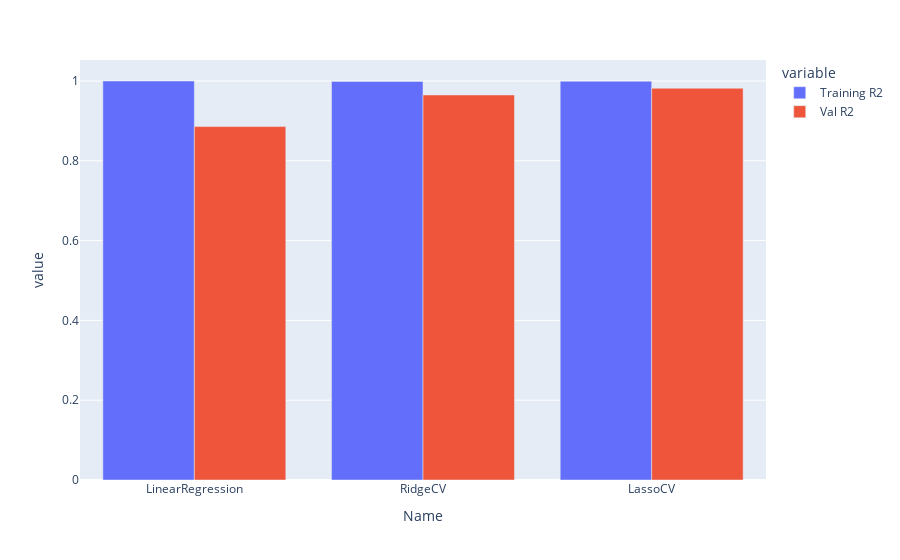
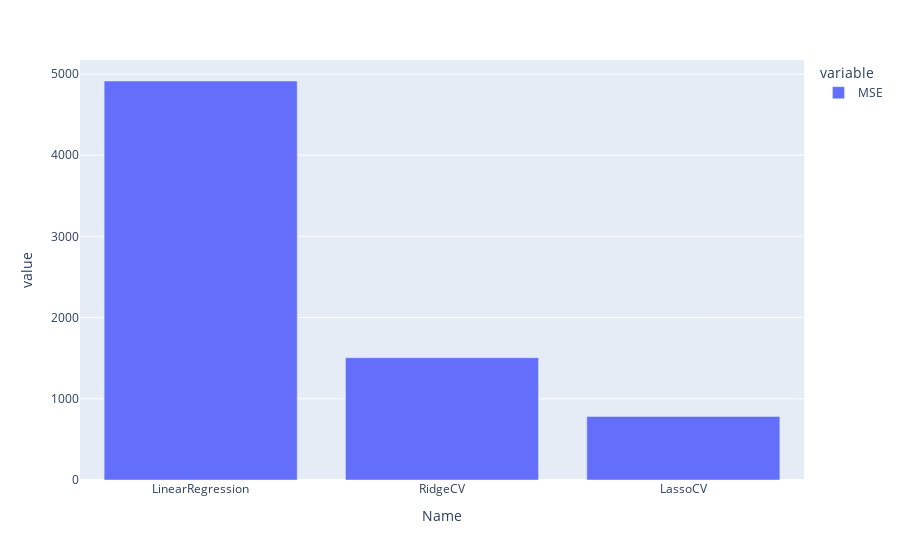

Notebook code cell kept with these figures, in order:
### Code cell
import plotly.express as px
print(finaldf.columns)

df=df_unpivot[df_unpivot.Set=='48 Samples, 30 Features']
df=df[df['variable'] != 'MSE']
display(df)
import plotly.graph_objects as go
fig = px.bar(df, x="Name", y='value',
             color='variable', barmode='group',
)
fig.show()
df=df_unpivot[df_unpivot.Set=='48 Samples, 30 Features']
df=df[df['variable'] == 'MSE']
display(df)
import plotly.graph_objects as go
fig = px.bar(df, x="Name", y='value',
             color='variable', barmode='group',
)
fig.show()

### Figure 1 — Plotly figure (JSON) as saved in the notebook; plotly's stock layout.template omitted (floating-point values rounded to 4 significant figures)
{"data": [{"alignmentgroup": "True", "hovertemplate": "variable=Training R2<br>Name=%{x}<br>value=%{y}<extra></extra>", "legendgroup": "Training R2", "marker": {"color": "#636efa", "pattern": {"shape": ""}}, "name": "Training R2", "offsetgroup": "Training R2", "orientation": "v", "showlegend": true, "textposition": "auto", "type": "bar", "x": ["LinearRegression", "RidgeCV", "LassoCV"], "xaxis": "x", "y": [0.9999, 0.9989, 0.9993], "yaxis": "y"}, {"alignmentgroup": "True", "hovertemplate": "variable=Val R2<br>Name=%{x}<br>value=%{y}<extra></extra>", "legendgroup": "Val R2", "marker": {"color": "#EF553B", "pattern": {"shape": ""}}, "name": "Val R2", "offsetgroup": "Val R2", "orientation": "v", "showlegend": true, "textposition": "auto", "type": "bar", "x": ["LinearRegression", "RidgeCV", "LassoCV"], "xaxis": "x", "y": [0.8857, 0.965, 0.9818], "yaxis": "y"}], "layout": {"barmode": "group", "legend": {"title": {"text": "variable"}, "tracegroupgap": 0}, "margin": {"t": 60}, "xaxis": {"anchor": "y", "domain": [0, 1], "title": {"text": "Name"}}, "yaxis": {"anchor": "x", "domain": [0, 1], "title": {"text": "value"}}}}

### Figure 2 — Plotly figure (JSON) as saved in the notebook; plotly's stock layout.template omitted (floating-point values rounded to 4 significant figures)
{"data": [{"alignmentgroup": "True", "hovertemplate": "variable=MSE<br>Name=%{x}<br>value=%{y}<extra></extra>", "legendgroup": "MSE", "marker": {"color": "#636efa", "pattern": {"shape": ""}}, "name": "MSE", "offsetgroup": "MSE", "orientation": "v", "showlegend": true, "textposition": "auto", "type": "bar", "x": ["LinearRegression", "RidgeCV", "LassoCV"], "xaxis": "x", "y": [4913.0, 1506.0, 783.1], "yaxis": "y"}], "layout": {"barmode": "group", "legend": {"title": {"text": "variable"}, "tracegroupgap": 0}, "margin": {"t": 60}, "xaxis": {"anchor": "y", "domain": [0, 1], "title": {"text": "Name"}}, "yaxis": {"anchor": "x", "domain": [0, 1], "title": {"text": "value"}}}}
